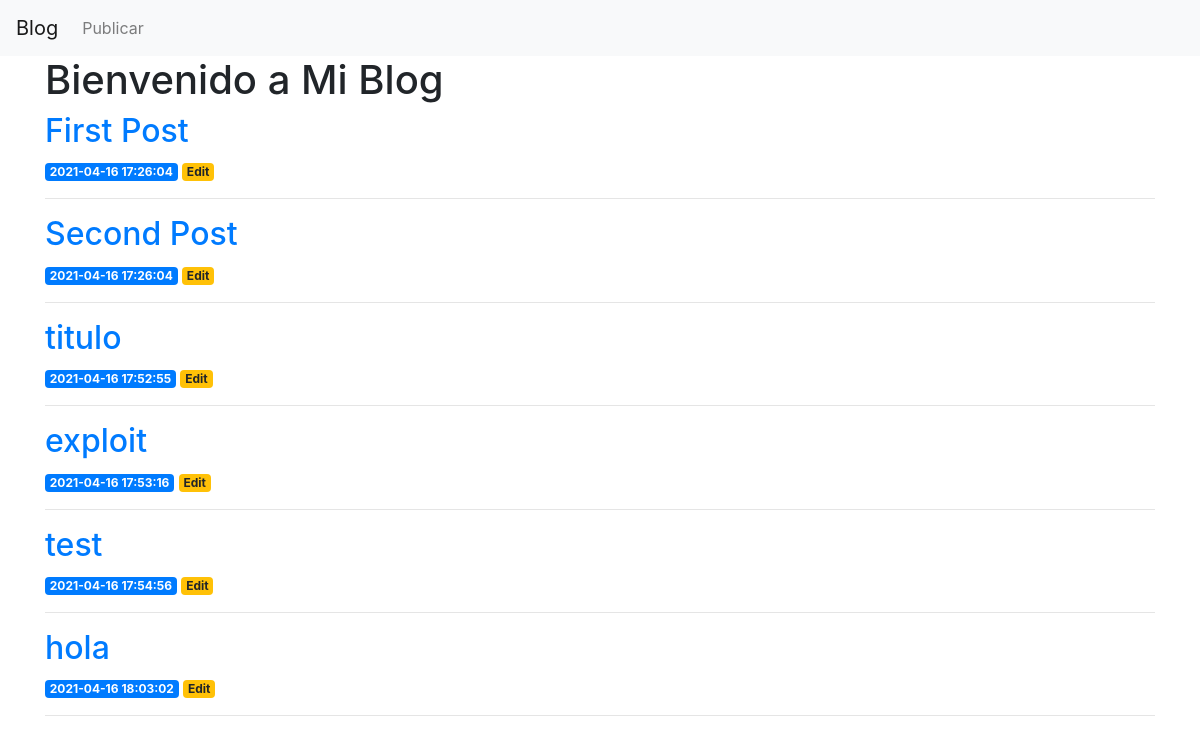
The page / on the database its author committed.
### tables this page shows
CREATE TABLE posts (
    id INTEGER PRIMARY KEY AUTOINCREMENT,
    created TIMESTAMP NOT NULL DEFAULT CURRENT_TIMESTAMP,
    title TEXT NOT NULL,
    content TEXT NOT NULL
);

### main.py (the view)
@app.route('/')
def index():
  conn = get_db_connection()
  posts = conn.execute('SELECT * FROM posts').fetchall()
  conn.close()
  return render_template('index.html', posts=posts)

### main.py (called while the page is built)
def get_db_connection():
  conn = sqlite3.connect('database.db')
  conn.row_factory = sqlite3.Row
  return conn

### templates/index.html
{% extends 'base.html' %}
{% block content %}
  <h1>{% block title %} Bienvenido a Mi Blog {% endblock %}</h1>
  {% for post in posts %}
     <a href="{{ url_for('post', post_id=post['id']) }}">
       <h2>{{ post['title'] }}</h2>
     </a>
     <span class="badge badge-primary">
       {{ post['created'] }}
     </span>
     <a href="{{ url_for('edit', id=post['id']) }}">
            <span class="badge badge-warning">Edit</span>
        </a>
     <hr>
  {% endfor %}
{% endblock %}
{% block menu %}
<li class="nav-item ">
  <a class="nav-link" href="/add">Publicar</a>
</li>
{% endblock %}

### templates/base.html (shortened to what this page needs)
<!doctype html>
<html lang="en">
  <head>
    <link rel="stylesheet" href="https://stackpath.bootstrapcdn.com/bootstrap/4.3.1/css/bootstrap.min.css">
  </head>
  <body>
    <nav class="navbar navbar-expand-md navbar-light bg-light">
        <a class="navbar-brand" href="{{ url_for('index')}}">Blog</a>
        <div class="collapse navbar-collapse" id="navbarNav">
            <ul class="navbar-nav">
              {% block menu %} {% endblock %}
            </ul>
        </div>
    </nav>
    <div class="container">
        {% block content %} {% endblock %}
    </div>
  </body>
</html>

### rows shown on the page
posts: title "First Post", created "2021-04-16 17:26:04"
posts: title "Second Post", created "2021-04-16 17:26:04"
posts: title "titulo", created "2021-04-16 17:52:55"
posts: title "exploit", created "2021-04-16 17:53:16"
posts: title "test", created "2021-04-16 17:54:56"
posts: title "hola", created "2021-04-16 18:03:02"
